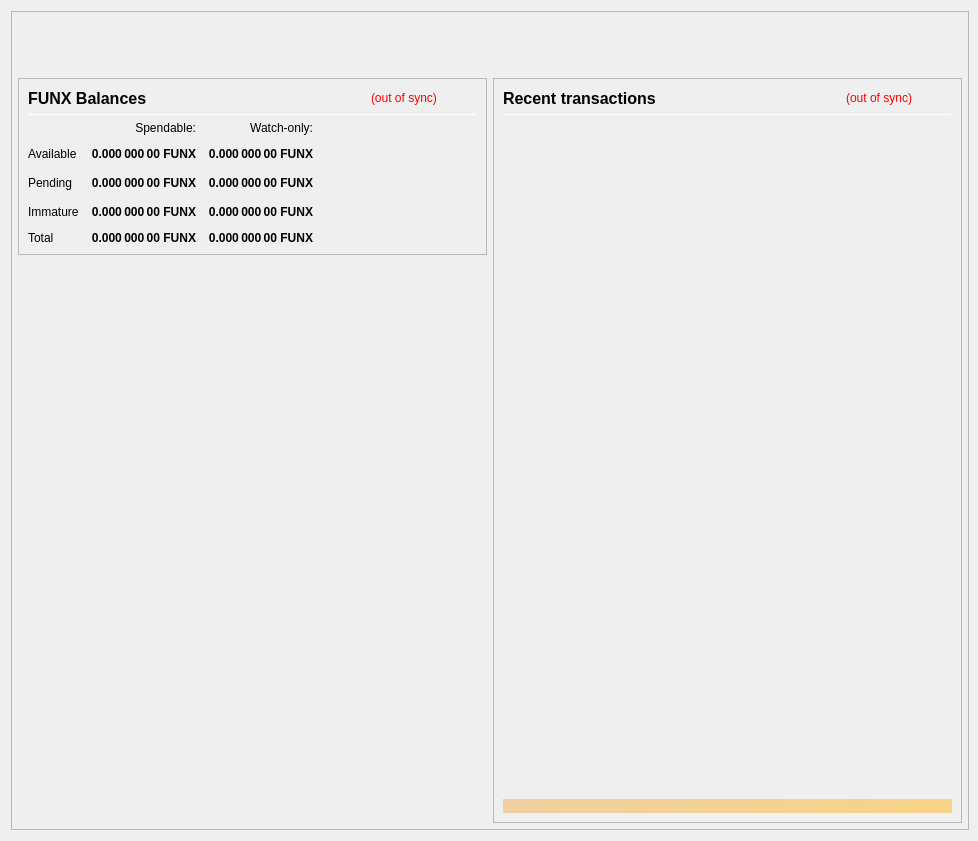
<?xml version="1.0" encoding="UTF-8"?>
<ui version="4.0">
 <class>OverviewPage</class>
 <widget class="QWidget" name="OverviewPage">
  <property name="geometry">
   <rect>
    <x>0</x>
    <y>0</y>
    <width>978</width>
    <height>841</height>
   </rect>
  </property>
  <property name="minimumSize">
   <size>
    <width>960</width>
    <height>682</height>
   </size>
  </property>
  <property name="font">
   <font>
    <weight>50</weight>
    <bold>false</bold>
   </font>
  </property>
  <property name="windowTitle">
   <string>Form</string>
  </property>
  <layout class="QVBoxLayout" name="topLayout" stretch="0">
   <property name="rightMargin">
    <number>9</number>
   </property>
   <item>
    <widget class="QFrame" name="frame_BG">
     <property name="minimumSize">
      <size>
       <width>850</width>
       <height>610</height>
      </size>
     </property>
     <property name="maximumSize">
      <size>
       <width>16777215</width>
       <height>16777215</height>
      </size>
     </property>
     <property name="frameShape">
      <enum>QFrame::StyledPanel</enum>
     </property>
     <property name="frameShadow">
      <enum>QFrame::Raised</enum>
     </property>
     <layout class="QVBoxLayout" name="verticalLayout_3" stretch="0">
      <property name="leftMargin">
       <number>0</number>
      </property>
      <property name="topMargin">
       <number>0</number>
      </property>
      <property name="rightMargin">
       <number>0</number>
      </property>
      <property name="bottomMargin">
       <number>6</number>
      </property>
      <item>
       <layout class="QVBoxLayout" name="verticalLayout_Master" stretch="0,1">
        <property name="leftMargin">
         <number>0</number>
        </property>
        <property name="topMargin">
         <number>0</number>
        </property>
        <property name="rightMargin">
         <number>0</number>
        </property>
        <property name="bottomMargin">
         <number>0</number>
        </property>
        <item>
         <widget class="QFrame" name="frame_Header">
          <layout class="QVBoxLayout" name="verticalLayout_Header" stretch="0">
           <property name="leftMargin">
            <number>0</number>
           </property>
           <property name="topMargin">
            <number>0</number>
           </property>
           <property name="rightMargin">
            <number>0</number>
           </property>
           <property name="bottomMargin">
            <number>0</number>
           </property>
           <item>
            <layout class="QHBoxLayout" name="horizontalLayout_Header" stretch="1,0">
             <property name="spacing">
              <number>6</number>
             </property>
             <item>
              <spacer name="horizontalSpacer_Header">
               <property name="orientation">
                <enum>Qt::Horizontal</enum>
               </property>
               <property name="sizeHint" stdset="0">
                <size>
                 <width>40</width>
                 <height>20</height>
                </size>
               </property>
              </spacer>
             </item>
             <item>
              <widget class="QLabel" name="labelOverviewHeaderRight">
               <property name="minimumSize">
                <size>
                 <width>464</width>
                 <height>60</height>
                </size>
               </property>
               <property name="maximumSize">
                <size>
                 <width>16777215</width>
                 <height>60</height>
                </size>
               </property>
               <property name="font">
                <font>
                 <pointsize>14</pointsize>
                </font>
               </property>
               <property name="text">
                <string/>
               </property>
               <property name="alignment">
                <set>Qt::AlignRight|Qt::AlignTrailing|Qt::AlignVCenter</set>
               </property>
              </widget>
             </item>
            </layout>
           </item>
          </layout>
         </widget>
        </item>
        <item>
         <widget class="QFrame" name="frame_Content">
          <layout class="QVBoxLayout" name="verticalLayout_Content">
           <property name="leftMargin">
            <number>6</number>
           </property>
           <property name="topMargin">
            <number>0</number>
           </property>
           <property name="rightMargin">
            <number>6</number>
           </property>
           <property name="bottomMargin">
            <number>0</number>
           </property>
           <item>
            <layout class="QHBoxLayout" name="horizontalLayout_Content" stretch="1,1">
             <property name="spacing">
              <number>6</number>
             </property>
             <item>
              <layout class="QVBoxLayout" name="verticalLayout_left" stretch="0,0">
               <item>
                <widget class="QFrame" name="frameBalances">
                 <property name="frameShape">
                  <enum>QFrame::StyledPanel</enum>
                 </property>
                 <property name="frameShadow">
                  <enum>QFrame::Raised</enum>
                 </property>
                 <layout class="QVBoxLayout" name="verticalLayout_4">
                  <item>
                   <layout class="QHBoxLayout" name="hlBalancesHeader" stretch="2,0,0">
                    <property name="spacing">
                     <number>6</number>
                    </property>
                    <item>
                     <widget class="QLabel" name="labelBalances">
                      <property name="minimumSize">
                       <size>
                        <width>0</width>
                        <height>0</height>
                       </size>
                      </property>
                      <property name="font">
                       <font>
                        <pointsize>12</pointsize>
                        <weight>75</weight>
                        <bold>true</bold>
                       </font>
                      </property>
                      <property name="text">
                       <string>FUNX Balances</string>
                      </property>
                     </widget>
                    </item>
                    <item>
                     <widget class="QLabel" name="labelWalletStatus">
                      <property name="cursor">
                       <cursorShape>WhatsThisCursor</cursorShape>
                      </property>
                      <property name="toolTip">
                       <string>The displayed information may be out of date. Your wallet automatically synchronizes with the Funexcoin network after a connection is established, but this process has not completed yet.</string>
                      </property>
                      <property name="styleSheet">
                       <string notr="true">QLabel { color: red; }</string>
                      </property>
                      <property name="text">
                       <string notr="true">(out of sync)</string>
                      </property>
                      <property name="alignment">
                       <set>Qt::AlignLeading|Qt::AlignLeft|Qt::AlignVCenter</set>
                      </property>
                     </widget>
                    </item>
                    <item>
                     <spacer name="hsBalancesHeader">
                      <property name="orientation">
                       <enum>Qt::Horizontal</enum>
                      </property>
                      <property name="sizeHint" stdset="0">
                       <size>
                        <width>40</width>
                        <height>20</height>
                       </size>
                      </property>
                     </spacer>
                    </item>
                   </layout>
                  </item>
                  <item>
                   <widget class="Line" name="lineBalances">
                    <property name="minimumSize">
                     <size>
                      <width>0</width>
                      <height>1</height>
                     </size>
                    </property>
                    <property name="maximumSize">
                     <size>
                      <width>16777215</width>
                      <height>1</height>
                     </size>
                    </property>
                    <property name="orientation">
                     <enum>Qt::Horizontal</enum>
                    </property>
                   </widget>
                  </item>
                  <item>
                   <layout class="QGridLayout" name="gridLayout">
                    <property name="spacing">
                     <number>12</number>
                    </property>
                    <item row="2" column="2">
                     <widget class="QLabel" name="labelWatchPending">
                      <property name="font">
                       <font>
                        <weight>75</weight>
                        <bold>true</bold>
                       </font>
                      </property>
                      <property name="cursor">
                       <cursorShape>ArrowCursor</cursorShape>
                      </property>
                      <property name="toolTip">
                       <string>Unconfirmed transactions to watch-only addresses</string>
                      </property>
                      <property name="text">
                       <string notr="true">0.000 000 00 FUNX</string>
                      </property>
                      <property name="alignment">
                       <set>Qt::AlignRight|Qt::AlignTrailing|Qt::AlignVCenter</set>
                      </property>
                      <property name="textInteractionFlags">
                       <set>Qt::NoTextInteraction</set>
                      </property>
                     </widget>
                    </item>
                    <item row="2" column="1">
                     <widget class="QLabel" name="labelUnconfirmed">
                      <property name="font">
                       <font>
                        <weight>75</weight>
                        <bold>true</bold>
                       </font>
                      </property>
                      <property name="cursor">
                       <cursorShape>ArrowCursor</cursorShape>
                      </property>
                      <property name="toolTip">
                       <string>Total of transactions that have yet to be confirmed, and do not yet count toward the spendable balance</string>
                      </property>
                      <property name="text">
                       <string notr="true">0.000 000 00 FUNX</string>
                      </property>
                      <property name="alignment">
                       <set>Qt::AlignRight|Qt::AlignTrailing|Qt::AlignVCenter</set>
                      </property>
                      <property name="textInteractionFlags">
                       <set>Qt::NoTextInteraction</set>
                      </property>
                     </widget>
                    </item>
                    <item row="3" column="2">
                     <widget class="QLabel" name="labelWatchImmature">
                      <property name="font">
                       <font>
                        <weight>75</weight>
                        <bold>true</bold>
                       </font>
                      </property>
                      <property name="cursor">
                       <cursorShape>ArrowCursor</cursorShape>
                      </property>
                      <property name="toolTip">
                       <string>Staked or masternode rewards in watch-only addresses that has not yet matured</string>
                      </property>
                      <property name="text">
                       <string notr="true">0.000 000 00 FUNX</string>
                      </property>
                      <property name="alignment">
                       <set>Qt::AlignRight|Qt::AlignTrailing|Qt::AlignVCenter</set>
                      </property>
                      <property name="textInteractionFlags">
                       <set>Qt::NoTextInteraction</set>
                      </property>
                     </widget>
                    </item>
                    <item row="4" column="0">
                     <widget class="QLabel" name="labelTotalText">
                      <property name="text">
                       <string>Total</string>
                      </property>
                      <property name="textInteractionFlags">
                       <set>Qt::NoTextInteraction</set>
                      </property>
                     </widget>
                    </item>
                    <item row="3" column="1">
                     <widget class="QLabel" name="labelImmature">
                      <property name="font">
                       <font>
                        <weight>75</weight>
                        <bold>true</bold>
                       </font>
                      </property>
                      <property name="cursor">
                       <cursorShape>ArrowCursor</cursorShape>
                      </property>
                      <property name="toolTip">
                       <string>Staked or masternode rewards that has not yet matured</string>
                      </property>
                      <property name="text">
                       <string notr="true">0.000 000 00 FUNX</string>
                      </property>
                      <property name="alignment">
                       <set>Qt::AlignRight|Qt::AlignTrailing|Qt::AlignVCenter</set>
                      </property>
                      <property name="textInteractionFlags">
                       <set>Qt::NoTextInteraction</set>
                      </property>
                     </widget>
                    </item>
                    <item row="2" column="3">
                     <spacer name="hsBalances">
                      <property name="orientation">
                       <enum>Qt::Horizontal</enum>
                      </property>
                      <property name="sizeHint" stdset="0">
                       <size>
                        <width>40</width>
                        <height>20</height>
                       </size>
                      </property>
                     </spacer>
                    </item>
                    <item row="3" column="0">
                     <widget class="QLabel" name="labelImmatureText">
                      <property name="text">
                       <string>Immature</string>
                      </property>
                      <property name="textInteractionFlags">
                       <set>Qt::NoTextInteraction</set>
                      </property>
                     </widget>
                    </item>
                    <item row="4" column="1">
                     <widget class="QLabel" name="labelTotal">
                      <property name="font">
                       <font>
                        <weight>75</weight>
                        <bold>true</bold>
                       </font>
                      </property>
                      <property name="cursor">
                       <cursorShape>ArrowCursor</cursorShape>
                      </property>
                      <property name="toolTip">
                       <string>Your current total balance</string>
                      </property>
                      <property name="text">
                       <string notr="true">0.000 000 00 FUNX</string>
                      </property>
                      <property name="alignment">
                       <set>Qt::AlignRight|Qt::AlignTrailing|Qt::AlignVCenter</set>
                      </property>
                      <property name="textInteractionFlags">
                       <set>Qt::NoTextInteraction</set>
                      </property>
                     </widget>
                    </item>
                    <item row="4" column="2">
                     <widget class="QLabel" name="labelWatchTotal">
                      <property name="font">
                       <font>
                        <weight>75</weight>
                        <bold>true</bold>
                       </font>
                      </property>
                      <property name="cursor">
                       <cursorShape>ArrowCursor</cursorShape>
                      </property>
                      <property name="toolTip">
                       <string>Current total balance in watch-only addresses</string>
                      </property>
                      <property name="text">
                       <string notr="true">0.000 000 00 FUNX</string>
                      </property>
                      <property name="alignment">
                       <set>Qt::AlignRight|Qt::AlignTrailing|Qt::AlignVCenter</set>
                      </property>
                      <property name="textInteractionFlags">
                       <set>Qt::NoTextInteraction</set>
                      </property>
                     </widget>
                    </item>
                    <item row="0" column="2">
                     <widget class="QLabel" name="labelWatchonly">
                      <property name="text">
                       <string>Watch-only:</string>
                      </property>
                      <property name="alignment">
                       <set>Qt::AlignRight|Qt::AlignTrailing|Qt::AlignVCenter</set>
                      </property>
                     </widget>
                    </item>
                    <item row="1" column="0">
                     <widget class="QLabel" name="labelBalanceText">
                      <property name="text">
                       <string>Available</string>
                      </property>
                      <property name="textInteractionFlags">
                       <set>Qt::NoTextInteraction</set>
                      </property>
                     </widget>
                    </item>
                    <item row="1" column="1">
                     <widget class="QLabel" name="labelBalance">
                      <property name="font">
                       <font>
                        <weight>75</weight>
                        <bold>true</bold>
                       </font>
                      </property>
                      <property name="cursor">
                       <cursorShape>ArrowCursor</cursorShape>
                      </property>
                      <property name="toolTip">
                       <string>Your current spendable balance</string>
                      </property>
                      <property name="text">
                       <string notr="true">0.000 000 00 FUNX</string>
                      </property>
                      <property name="alignment">
                       <set>Qt::AlignRight|Qt::AlignTrailing|Qt::AlignVCenter</set>
                      </property>
                      <property name="textInteractionFlags">
                       <set>Qt::NoTextInteraction</set>
                      </property>
                     </widget>
                    </item>
                    <item row="1" column="2">
                     <widget class="QLabel" name="labelWatchAvailable">
                      <property name="font">
                       <font>
                        <weight>75</weight>
                        <bold>true</bold>
                       </font>
                      </property>
                      <property name="cursor">
                       <cursorShape>ArrowCursor</cursorShape>
                      </property>
                      <property name="toolTip">
                       <string>Your current balance in watch-only addresses</string>
                      </property>
                      <property name="text">
                       <string notr="true">0.000 000 00 FUNX</string>
                      </property>
                      <property name="alignment">
                       <set>Qt::AlignRight|Qt::AlignTrailing|Qt::AlignVCenter</set>
                      </property>
                      <property name="textInteractionFlags">
                       <set>Qt::NoTextInteraction</set>
                      </property>
                     </widget>
                    </item>
                    <item row="2" column="0">
                     <widget class="QLabel" name="labelPendingText">
                      <property name="text">
                       <string>Pending</string>
                      </property>
                      <property name="textInteractionFlags">
                       <set>Qt::NoTextInteraction</set>
                      </property>
                     </widget>
                    </item>
                    <item row="0" column="1">
                     <widget class="QLabel" name="labelSpendable">
                      <property name="text">
                       <string>Spendable:</string>
                      </property>
                      <property name="alignment">
                       <set>Qt::AlignRight|Qt::AlignTrailing|Qt::AlignVCenter</set>
                      </property>
                     </widget>
                    </item>
                   </layout>
                  </item>
                 </layout>
                </widget>
               </item>
               <item>
                <spacer name="verticalSpacer">
                 <property name="orientation">
                  <enum>Qt::Vertical</enum>
                 </property>
                 <property name="sizeHint" stdset="0">
                  <size>
                   <width>20</width>
                   <height>40</height>
                  </size>
                 </property>
                </spacer>
               </item>
              </layout>
             </item>
             <item>
              <layout class="QVBoxLayout" name="verticalLayout_right" stretch="1">
               <item>
                <widget class="QFrame" name="frame_RecentTransactions">
                 <property name="minimumSize">
                  <size>
                   <width>0</width>
                   <height>0</height>
                  </size>
                 </property>
                 <property name="frameShape">
                  <enum>QFrame::StyledPanel</enum>
                 </property>
                 <property name="frameShadow">
                  <enum>QFrame::Raised</enum>
                 </property>
                 <layout class="QVBoxLayout" name="verticalLayout_1" stretch="0,0,0,0,0">
                  <item>
                   <layout class="QHBoxLayout" name="horizontalLayout_2" stretch="2,0,0">
                    <property name="spacing">
                     <number>3</number>
                    </property>
                    <item>
                     <widget class="QLabel" name="label_4">
                      <property name="minimumSize">
                       <size>
                        <width>0</width>
                        <height>20</height>
                       </size>
                      </property>
                      <property name="font">
                       <font>
                        <pointsize>12</pointsize>
                        <weight>75</weight>
                        <bold>true</bold>
                       </font>
                      </property>
                      <property name="text">
                       <string>Recent transactions</string>
                      </property>
                     </widget>
                    </item>
                    <item>
                     <widget class="QLabel" name="labelTransactionsStatus">
                      <property name="cursor">
                       <cursorShape>WhatsThisCursor</cursorShape>
                      </property>
                      <property name="toolTip">
                       <string>The displayed information may be out of date. Your wallet automatically synchronizes with the Funexcoin network after a connection is established, but this process has not completed yet.</string>
                      </property>
                      <property name="styleSheet">
                       <string notr="true">QLabel { color: red; }</string>
                      </property>
                      <property name="text">
                       <string notr="true">(out of sync)</string>
                      </property>
                      <property name="alignment">
                       <set>Qt::AlignRight|Qt::AlignTrailing|Qt::AlignVCenter</set>
                      </property>
                     </widget>
                    </item>
                    <item>
                     <spacer name="horizontalSpacer">
                      <property name="orientation">
                       <enum>Qt::Horizontal</enum>
                      </property>
                      <property name="sizeHint" stdset="0">
                       <size>
                        <width>40</width>
                        <height>20</height>
                       </size>
                      </property>
                     </spacer>
                    </item>
                   </layout>
                  </item>
                  <item>
                   <widget class="Line" name="line">
                    <property name="minimumSize">
                     <size>
                      <width>0</width>
                      <height>1</height>
                     </size>
                    </property>
                    <property name="maximumSize">
                     <size>
                      <width>16777215</width>
                      <height>1</height>
                     </size>
                    </property>
                    <property name="orientation">
                     <enum>Qt::Horizontal</enum>
                    </property>
                   </widget>
                  </item>
                  <item>
                   <widget class="QListView" name="listTransactions">
                    <property name="minimumSize">
                     <size>
                      <width>0</width>
                      <height>0</height>
                     </size>
                    </property>
                    <property name="styleSheet">
                     <string notr="true">QListView { background: transparent; }</string>
                    </property>
                    <property name="frameShape">
                     <enum>QFrame::NoFrame</enum>
                    </property>
                    <property name="verticalScrollBarPolicy">
                     <enum>Qt::ScrollBarAlwaysOff</enum>
                    </property>
                    <property name="horizontalScrollBarPolicy">
                     <enum>Qt::ScrollBarAlwaysOff</enum>
                    </property>
                    <property name="selectionMode">
                     <enum>QAbstractItemView::NoSelection</enum>
                    </property>
                   </widget>
                  </item>
                  <item>
                   <spacer name="verticalSpacer_2">
                    <property name="orientation">
                     <enum>Qt::Vertical</enum>
                    </property>
                    <property name="sizeType">
                     <enum>QSizePolicy::Expanding</enum>
                    </property>
                    <property name="sizeHint" stdset="0">
                     <size>
                      <width>20</width>
                      <height>40</height>
                     </size>
                    </property>
                   </spacer>
                  </item>
                  <item>
                   <widget class="QLabel" name="labelAlerts">
                    <property name="maximumSize">
                     <size>
                      <width>16777215</width>
                      <height>16777215</height>
                     </size>
                    </property>
                    <property name="styleSheet">
                     <string notr="true">background-color: qlineargradient(x1: 0, y1: 0, x2: 1, y2: 0, stop:0 #F0D0A0, stop:1 #F8D488); color:#000000;</string>
                    </property>
                    <property name="text">
                     <string/>
                    </property>
                    <property name="wordWrap">
                     <bool>true</bool>
                    </property>
                    <property name="margin">
                     <number>3</number>
                    </property>
                   </widget>
                  </item>
                 </layout>
                </widget>
               </item>
              </layout>
             </item>
            </layout>
           </item>
          </layout>
         </widget>
        </item>
       </layout>
      </item>
     </layout>
    </widget>
   </item>
  </layout>
 </widget>
 <resources/>
 <connections/>
</ui>
